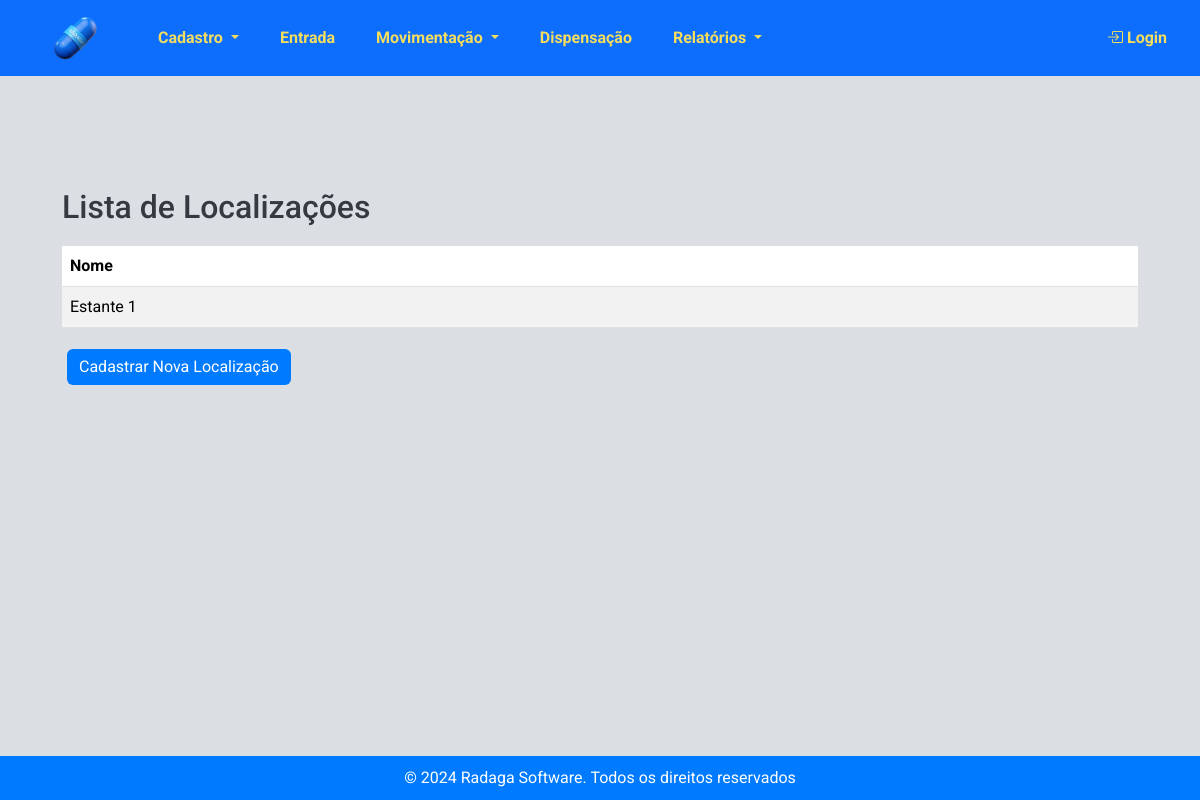
The page /estoque/lista_localizacoes/ on the database as committed earlier.
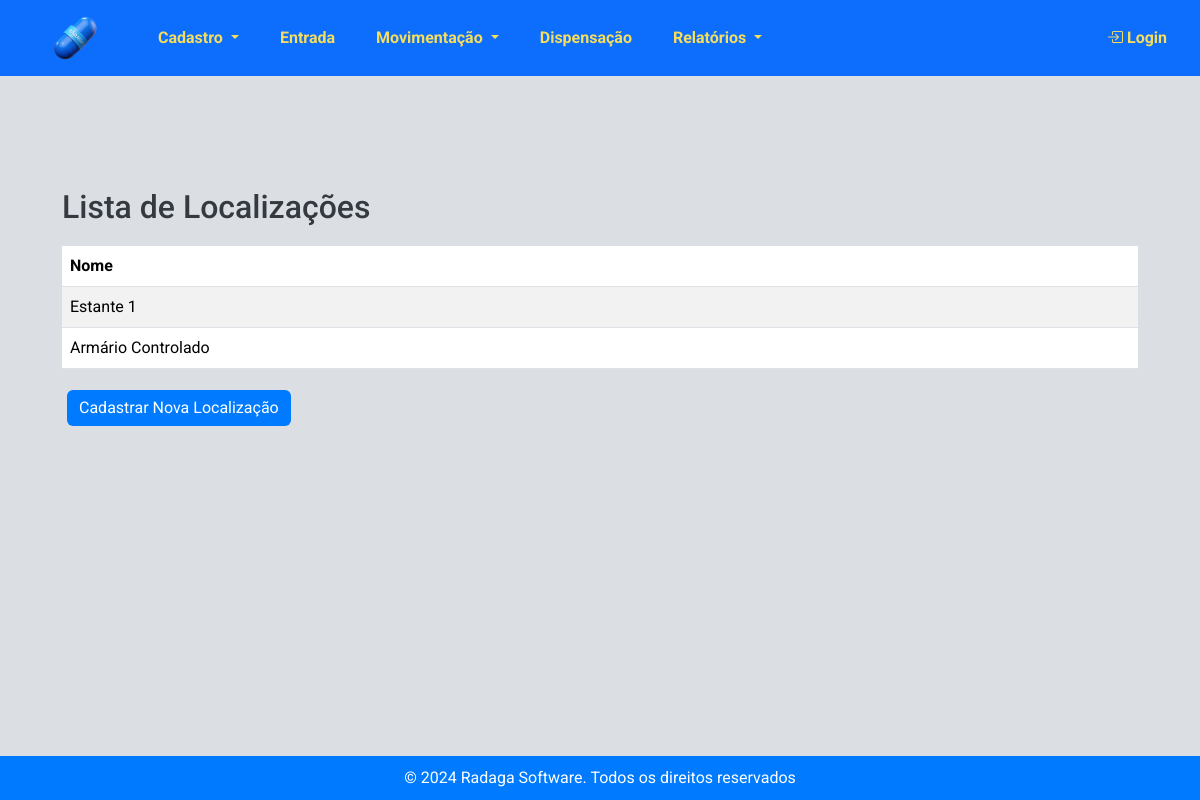
The same page on the database as committed later.
### estoque/models.py (models this page shows, shortened)
class Localizacao(models.Model):
    nome = models.CharField(max_length=100, verbose_name="Descrição da Localização")

### estoque/views.py (the view)
# urls.py: path('lista_localizacoes/', views.lista_localizacoes, name='lista_localizacoes'),
def lista_localizacoes(request):
    localizacoes = Localizacao.objects.all()
    return render(
        request, "estoque/lista_localizacoes.html", {"localizacoes": localizacoes}
    )

### estoque/templates/estoque/lista_localizacoes.html (shortened to what this page needs)
{% extends 'estoque/base.html' %}
{% block content %}
  <div class="container mt-5">
    <h2>Lista de Localizações</h2>
    <table class="table table-striped">
      <thead>
        <tr>
          <th>Nome</th>
        </tr>
      </thead>
      <tbody>
        {% for localizacao in localizacoes %}
          <tr>
            <td>{{ localizacao.nome }}</td>
          </tr>
        {% empty %}
          <tr>
            <td colspan="1">Nenhuma localização cadastrada.</td>
          </tr>
        {% endfor %}
      </tbody>
    </table>
    <a href="{% url 'cadastrar_localizacao' %}" class="btn btn-primary">Cadastrar Nova Localização</a>
  </div>
  <br>
{% endblock %}

Rows that differ between the two databases and show on the page:
added Localizacao: nome "Armário Controlado"
